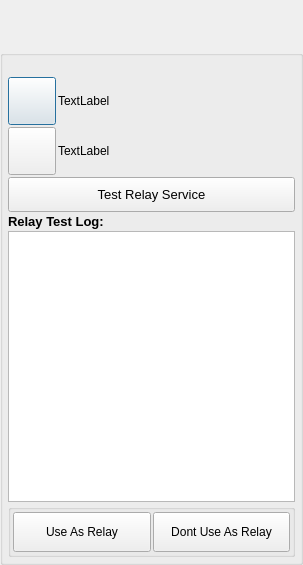
<?xml version="1.0" encoding="UTF-8"?>
<ui version="4.0">
 <class>ToFriendRequestRelayDialog</class>
 <widget class="QDialog" name="ToFriendRequestRelayDialog">
  <property name="geometry">
   <rect>
    <x>0</x>
    <y>0</y>
    <width>303</width>
    <height>565</height>
   </rect>
  </property>
  <property name="windowTitle">
   <string>Offer Session</string>
  </property>
  <layout class="QVBoxLayout" name="verticalLayout">
   <property name="spacing">
    <number>0</number>
   </property>
   <property name="leftMargin">
    <number>0</number>
   </property>
   <property name="topMargin">
    <number>0</number>
   </property>
   <property name="rightMargin">
    <number>0</number>
   </property>
   <property name="bottomMargin">
    <number>0</number>
   </property>
   <item>
    <widget class="TitleBarWidget" name="m_TitleBarWidget" native="true">
     <property name="sizePolicy">
      <sizepolicy hsizetype="Preferred" vsizetype="Preferred">
       <horstretch>0</horstretch>
       <verstretch>0</verstretch>
      </sizepolicy>
     </property>
     <property name="minimumSize">
      <size>
       <width>0</width>
       <height>50</height>
      </size>
     </property>
     <property name="maximumSize">
      <size>
       <width>16777215</width>
       <height>130</height>
      </size>
     </property>
    </widget>
   </item>
   <item>
    <widget class="QGroupBox" name="StyledDlgItemsBox">
     <property name="minimumSize">
      <size>
       <width>0</width>
       <height>0</height>
      </size>
     </property>
     <property name="title">
      <string/>
     </property>
     <layout class="QVBoxLayout" name="verticalLayout_2">
      <property name="spacing">
       <number>2</number>
      </property>
      <property name="leftMargin">
       <number>5</number>
      </property>
      <property name="topMargin">
       <number>5</number>
      </property>
      <property name="rightMargin">
       <number>5</number>
      </property>
      <property name="bottomMargin">
       <number>5</number>
      </property>
      <item>
       <widget class="QLabel" name="m_StatusLabel">
        <property name="text">
         <string notr="true"/>
        </property>
       </widget>
      </item>
      <item>
       <layout class="QHBoxLayout" name="horizontalLayout_5">
        <item>
         <widget class="VxPushButton" name="m_HisPermissionButton">
          <property name="minimumSize">
           <size>
            <width>48</width>
            <height>48</height>
           </size>
          </property>
          <property name="maximumSize">
           <size>
            <width>48</width>
            <height>48</height>
           </size>
          </property>
          <property name="text">
           <string/>
          </property>
          <property name="iconSize">
           <size>
            <width>48</width>
            <height>48</height>
           </size>
          </property>
         </widget>
        </item>
        <item>
         <widget class="QLabel" name="m_HisPermissionLabel">
          <property name="text">
           <string>TextLabel</string>
          </property>
         </widget>
        </item>
       </layout>
      </item>
      <item>
       <layout class="QHBoxLayout" name="horizontalLayout_6">
        <item>
         <widget class="VxPushButton" name="m_MyPermissionButton">
          <property name="minimumSize">
           <size>
            <width>48</width>
            <height>48</height>
           </size>
          </property>
          <property name="maximumSize">
           <size>
            <width>48</width>
            <height>48</height>
           </size>
          </property>
          <property name="text">
           <string/>
          </property>
          <property name="iconSize">
           <size>
            <width>48</width>
            <height>48</height>
           </size>
          </property>
         </widget>
        </item>
        <item>
         <widget class="QLabel" name="m_MyPermissionLabel">
          <property name="text">
           <string>TextLabel</string>
          </property>
         </widget>
        </item>
       </layout>
      </item>
      <item>
       <widget class="VxPushButton" name="TestButton">
        <property name="minimumSize">
         <size>
          <width>0</width>
          <height>35</height>
         </size>
        </property>
        <property name="maximumSize">
         <size>
          <width>16777215</width>
          <height>35</height>
         </size>
        </property>
        <property name="font">
         <font>
          <pointsize>10</pointsize>
         </font>
        </property>
        <property name="text">
         <string>Test Relay Service</string>
        </property>
       </widget>
      </item>
      <item>
       <widget class="QLabel" name="MessageLabel">
        <property name="sizePolicy">
         <sizepolicy hsizetype="Expanding" vsizetype="Preferred">
          <horstretch>0</horstretch>
          <verstretch>0</verstretch>
         </sizepolicy>
        </property>
        <property name="font">
         <font>
          <pointsize>10</pointsize>
          <weight>75</weight>
          <bold>true</bold>
         </font>
        </property>
        <property name="text">
         <string>Relay Test Log:</string>
        </property>
        <property name="alignment">
         <set>Qt::AlignBottom|Qt::AlignLeading|Qt::AlignLeft</set>
        </property>
       </widget>
      </item>
      <item>
       <widget class="QTextEdit" name="RelayLogEdit"/>
      </item>
      <item>
       <widget class="QGroupBox" name="CmdButtonBox">
        <property name="title">
         <string/>
        </property>
        <layout class="QHBoxLayout" name="horizontalLayout_2">
         <property name="spacing">
          <number>2</number>
         </property>
         <property name="leftMargin">
          <number>2</number>
         </property>
         <property name="topMargin">
          <number>2</number>
         </property>
         <property name="rightMargin">
          <number>2</number>
         </property>
         <property name="bottomMargin">
          <number>2</number>
         </property>
         <item>
          <widget class="VxPushButton" name="AcceptButton">
           <property name="minimumSize">
            <size>
             <width>0</width>
             <height>40</height>
            </size>
           </property>
           <property name="text">
            <string>Use As Relay</string>
           </property>
          </widget>
         </item>
         <item>
          <widget class="VxPushButton" name="CancelButton">
           <property name="minimumSize">
            <size>
             <width>0</width>
             <height>40</height>
            </size>
           </property>
           <property name="text">
            <string>Dont Use As Relay</string>
           </property>
          </widget>
         </item>
        </layout>
       </widget>
      </item>
     </layout>
    </widget>
   </item>
   <item>
    <widget class="BottomBarWidget" name="m_BottomBarWidget" native="true">
     <property name="sizePolicy">
      <sizepolicy hsizetype="Expanding" vsizetype="Minimum">
       <horstretch>0</horstretch>
       <verstretch>0</verstretch>
      </sizepolicy>
     </property>
     <property name="minimumSize">
      <size>
       <width>30</width>
       <height>0</height>
      </size>
     </property>
     <property name="autoFillBackground">
      <bool>true</bool>
     </property>
    </widget>
   </item>
  </layout>
 </widget>
 <customwidgets>
  <customwidget>
   <class>TitleBarWidget</class>
   <extends>QWidget</extends>
   <header>TitleBarWidget.h</header>
   <container>1</container>
  </customwidget>
  <customwidget>
   <class>BottomBarWidget</class>
   <extends>QWidget</extends>
   <header location="global">BottomBarWidget.h</header>
   <container>1</container>
  </customwidget>
  <customwidget>
   <class>VxPushButton</class>
   <extends>QPushButton</extends>
   <header>VxPushButton.h</header>
  </customwidget>
 </customwidgets>
 <resources/>
 <connections/>
</ui>
